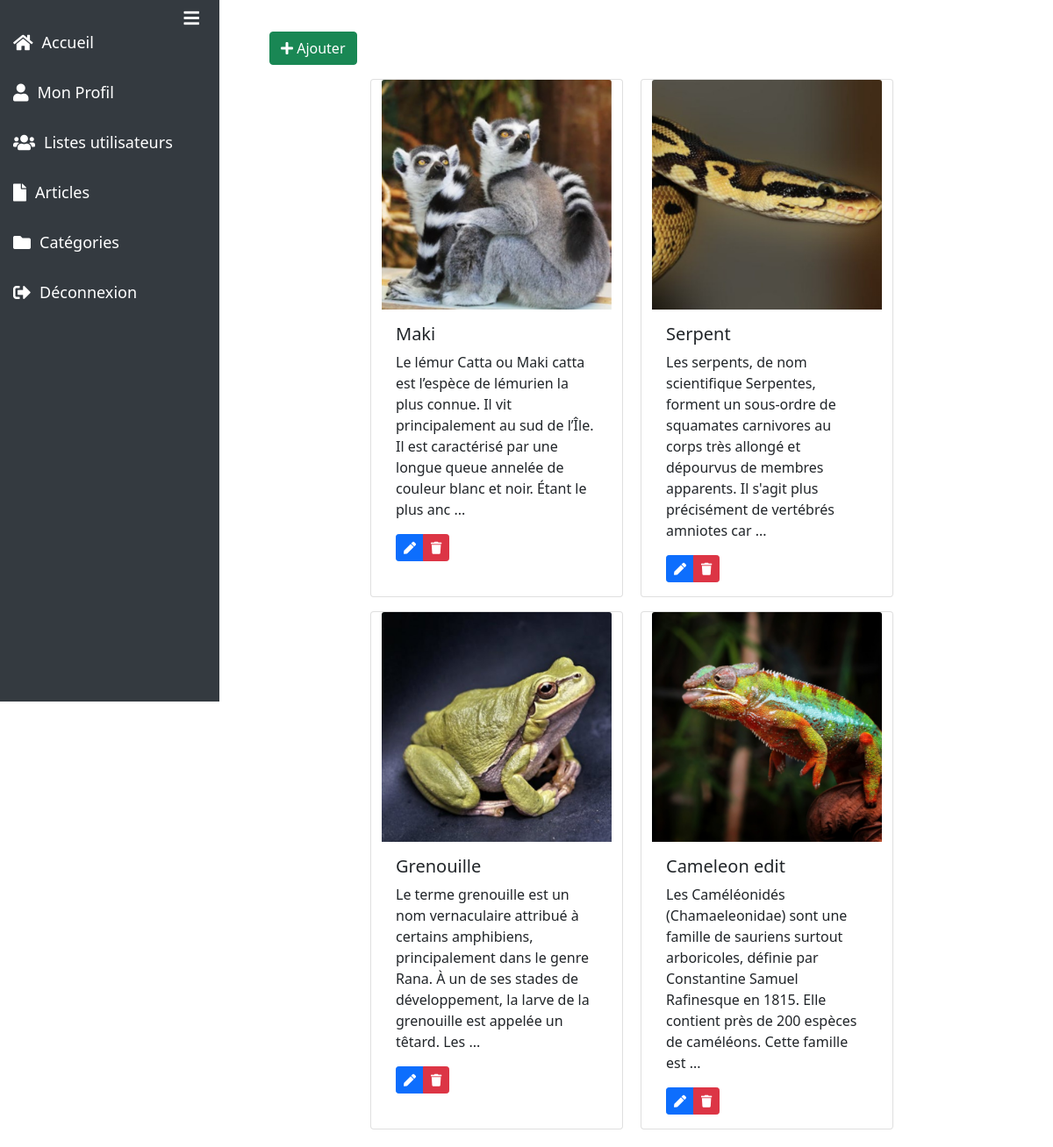
The page /admin/article/article.php (signed in) on the database its author committed.
### tables this page shows
CREATE TABLE `articles` (
  `id` int(11) NOT NULL,
  `titre` varchar(50) NOT NULL,
  `description` text NOT NULL,
  `categorie` int(11) DEFAULT NULL,
  `image` varchar(255) NOT NULL,
  `auteur` int(11) DEFAULT NULL,
  `date_creation` timestamp NOT NULL DEFAULT current_timestamp() ON UPDATE current_timestamp()
);

### admin/article/controllerArticle.php (called while the page is built, shortened)
<?php
function getArticles($pdo) {
    $stmt = $pdo->prepare("SELECT * FROM articles");
    $stmt->execute();
    return $stmt->fetchAll(PDO::FETCH_ASSOC);
}
?>

### admin/article/article.php (the view, shortened to what this page needs)
<?php
require('controllerArticle.php');
$articles = getArticles($pdo);
?>
<!DOCTYPE html>
<html lang="fr">
<head>
    <link href="/blog/assets/css/bootstrap.min.css" rel="stylesheet">
    <link href="/blog/fontawesome/css/all.min.css" rel="stylesheet">
    <link href="/blog/assets/css/style.css" rel="stylesheet">
</head>
<body>
    <div id="sidebarMenu" class="sidebar d-flex flex-column">
        <button class="toggle-btn" onclick="toggleSidebar()">
            <i class="fas fa-bars"></i>
        </button>
        <a href="../accueil.php"><i class="fas fa-home"></i> <span>Accueil</span></a>
        <a href="/blog/admin/profil.php"><i class="fas fa-user"></i> <span>Mon Profil</span></a>
        <a href="/blog/admin/user/utilisateur.php"><i class="fas fa-users"></i> <span>Listes utilisateurs</span></a>
        <a href="article.php"><i class="fas fa-file"></i> <span>Articles</span></a>
        <a href="/blog/admin/categorie/categorie.php"><i class="fas fa-folder"></i> <span>Catégories</span></a>
        <a href="/blog/admin/logout.php"><i class="fas fa-sign-out-alt"></i> <span>Déconnexion</span></a>
    </div>
<div class="content">
        <div class="container mt-3">
            <a href="form-add-article.php" class="btn btn-success btn-add"><i class="fas fa-plus"></i> Ajouter</a>
            <div class="row justify-content-center">
                <?php foreach ($articles as $article) : ?>
                <div class="col-md-3 mt-3 card" style="width: 18rem;" >
                    <img src="<?= $article["image"] ?>" class="card-img-top" alt="...">
                    <div class="card-body">
                        <h5 class="card-title"><?= $article["titre"] ?></h5>
                        <?php $description  = mb_substr($article["description"], 0, 200, "UTF-8"); ?>
                        <p class="card-text"><?= $description." ..." ?></p>
                        <div class="btn-group">
                            <a href="form-update-article.php?id=<?= $article['id'] ?>" class="btn btn-primary btn-sm"><i class="fas fa-pen"></i></a>
                            <button onclick="confirmDelete(<?= $article['id'] ?>)" class="btn btn-danger btn-sm"><i class="fas fa-trash"></i></button>
                        </div>
                    </div>
                </div>
                <?php endforeach; ?>
            </div>
        </div>
</div>
</body>
</html>

### assets/css/style.css (style rules this page uses)
.sidebar { height: 100vh; width: 250px; background-color: #343a40; padding-top: 20px; position: fixed; left: 0; top: 0; transition: width 0.3s ease; }
.sidebar a { padding: 15px; text-decoration: none; font-size: 18px; color: white; display: flex; align-items: center; white-space: nowrap; overflow: hidden; transition: opacity 0.3s ease; }
.sidebar i { margin-right: 10px; font-size: 20px; }
.content { margin-left: 260px; padding: 20px; transition: margin-left 0.3s ease; }
.toggle-btn { position: absolute; top: 0px; right: -7px; background: none; border: none; color: white; font-size: 24px; cursor: pointer; z-index: 1000; }
.sidebar .toggle-btn { width: 100%; text-align: right; padding-right: 20px; }

### admin/article/article.php (style rules this page uses)
.card { margin-right: 20px; }
.btn-add { margin-left: 15px; }

### rows shown on the page
articles: image (picture), titre "Maki", description "Le lémur Catta ou Maki catta est l’espèce de lémurien la plus connue. Il vit principalement au sud de l’Île. Il est caractérisé par une longue queue annelée de couleur blanc et noir. Étant le plus anc"
articles: image (picture), titre "Serpent", description "Les serpents, de nom scientifique Serpentes, forment un sous-ordre de squamates carnivores au corps très allongé et dépourvus de membres apparents. Il s'agit plus précisément de vertébrés amniotes car"
articles: image (picture), titre "Grenouille", description "Le terme grenouille est un nom vernaculaire attribué à certains amphibiens, principalement dans le genre Rana. À un de ses stades de développement, la larve de la grenouille est appelée un têtard. Les"
articles: image (picture), titre "Cameleon edit", description "Les Caméléonidés (Chamaeleonidae) sont une famille de sauriens surtout arboricoles, définie par Constantine Samuel Rafinesque en 1815. Elle contient près de 200 espèces de caméléons. Cette famille est"
